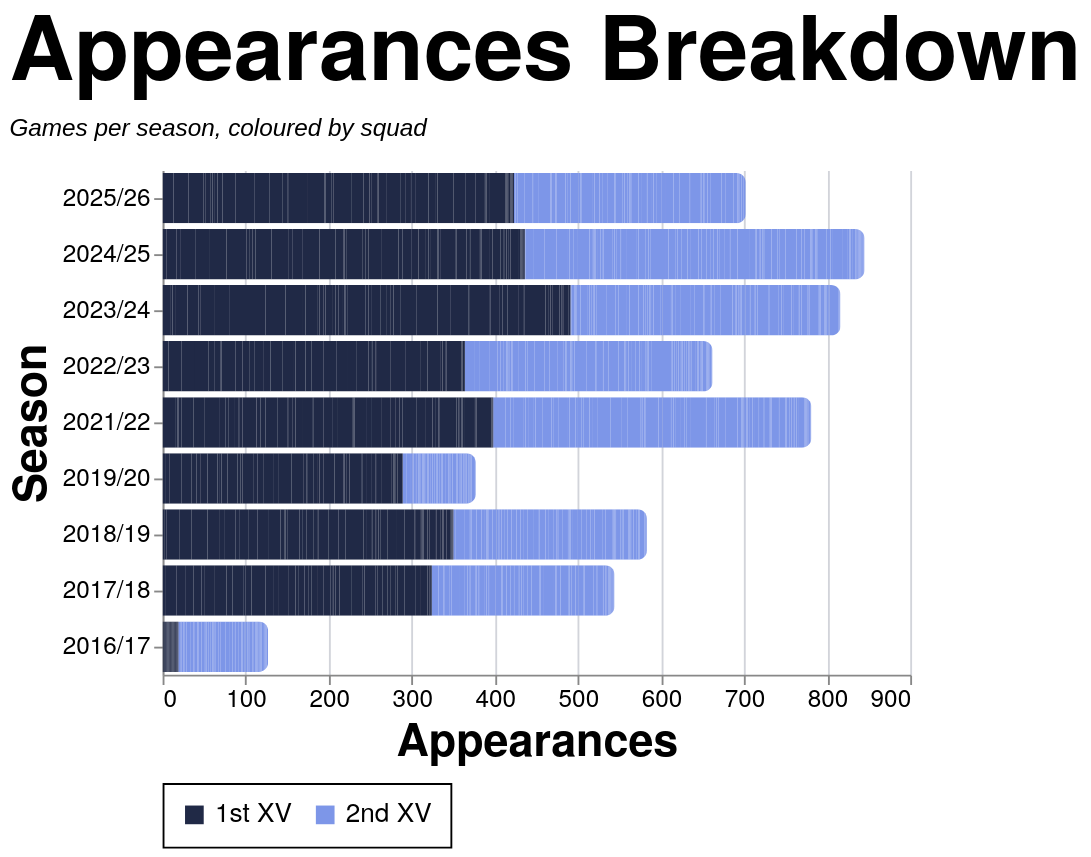

Here is the Vega-Lite specification saved for this chart:
### Vega-Lite specification from a JSON file in a GitHub repository (floating-point values rounded to 4 significant figures; data arrays with more than 128 entries replaced by an {"elided": "..."} marker saying what was removed)
{"config": {"axis": {"labelFont": "PT Sans Narrow, Helvetica Neue, Helvetica, Arial, sans-serif", "titleFont": "PT Sans Narrow, Helvetica Neue, Helvetica, Arial, sans-serif", "labelFontSize": 13, "titleFontSize": 24, "gridColor": "#202947", "gridOpacity": 0.2, "zindex": 1}, "text": {"font": "Lato, sans-serif"}, "bar": {"cornerRadiusEnd": 5}, "header": {"labelFont": "PT Sans Narrow, Helvetica Neue, Helvetica, Arial, sans-serif", "titleFont": "PT Sans Narrow, Helvetica Neue, Helvetica, Arial, sans-serif", "labelFontSize": 24, "titleFontSize": 28, "labelFontWeight": "bold", "orient": "left"}, "legend": {"labelFont": "PT Sans Narrow, Helvetica Neue, Helvetica, Arial, sans-serif", "titleFont": "PT Sans Narrow, Helvetica Neue, Helvetica, Arial, sans-serif", "labelFontSize": 14, "titleFontSize": 16, "titlePadding": 5, "fillColor": "white", "strokeColor": "black", "padding": 10, "titleFontWeight": "lighter", "titleFontStyle": "italic", "titleColor": "gray", "offset": 10}, "title": {"font": "PT Sans Narrow, Helvetica Neue, Helvetica, Arial, sans-serif", "fontSize": 48, "fontWeight": "bold", "anchor": "start", "align": "center", "titlePadding": 20, "subtitlePadding": 10, "subtitleFontSize": 13, "subtitleColor": "", "subtitleFontStyle": "italic", "offset": 15, "color": "black"}, "axisX": {"labelAngle": 0}, "facet": {"title": null, "header": null, "align": {"row": "each", "column": "each"}, "spacing": 10}, "resolve": {"scale": {"y": "independent", "facet": "independent"}}, "background": "transparent", "scale": {"offsetBandPaddingOuter": 0.2, "offsetBandPaddingInner": 0.1}, "view": {"stroke": null, "background": "transparent"}}, "data": {"name": "data-c1f47bc990cba11dbee1965274f70fbc"}, "mark": {"type": "bar"}, "encoding": {"color": {"field": "color_value", "legend": {"orient": "bottom", "title": null}, "scale": {"domain": ["1st XV", "2nd XV"], "range": ["#202946", "#7d96e8"]}, "sort": {"field": "sum(apps)", "op": "sum", "order": "descending"}, "type": "nominal"}, "tooltip": [{"field": "player", "title": "Player", "type": "nominal"}, {"field": "season", "title": "Season", "type": "nominal"}, {"field": "color_value", "title": "Group", "type": "nominal"}, {"aggregate": "sum", "field": "apps", "title": "Appearances", "type": "quantitative"}], "x": {"aggregate": "sum", "field": "apps", "title": "Appearances", "type": "quantitative"}, "y": {"field": "season", "sort": {"field": "season_sort", "op": "max", "order": "descending"}, "title": "Season", "type": "nominal"}}, "height": {"step": 30}, "title": {"text": "Appearances Breakdown", "subtitle": "Games per season, coloured by squad"}, "width": 400, "$schema": "https://vega.github.io/schema/vega-lite/v5.20.1.json", "datasets": {"data-c1f47bc990cba11dbee1965274f70fbc": {"elided": "2509 records"}}}
